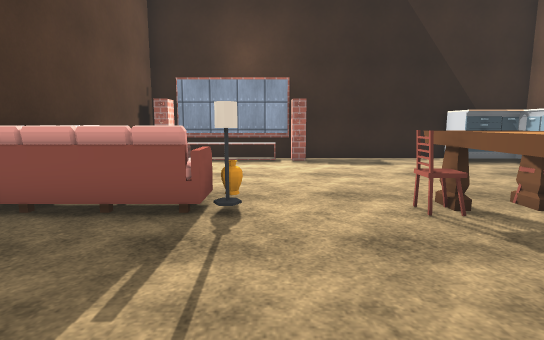
view 1 (above)

16 first-person views from a walk through a scene from a Unity 3-D project. The camera is 1.3 m above the floor, tilts 8° down and sees 80° across. The floor is counted in squares, 1 m on a side. Each view is taken from the middle of a square. On the plan, view 1 faces up. The plan holds only what a view shows up to about 14 squares ahead; the rest is blank. Some surface patterns are stand-ins.

view 2
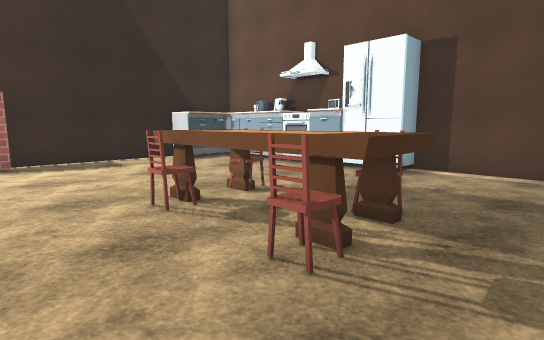

view 3
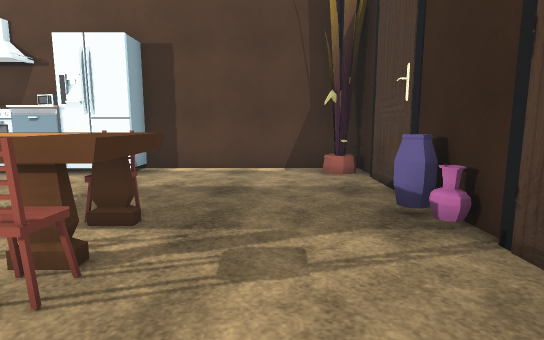

view 4
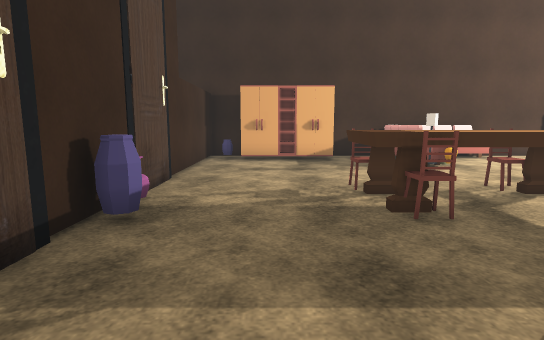

view 5
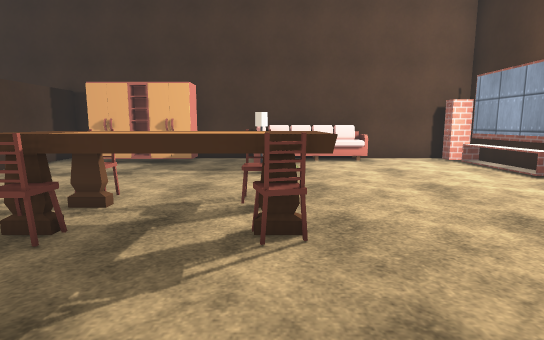

view 6
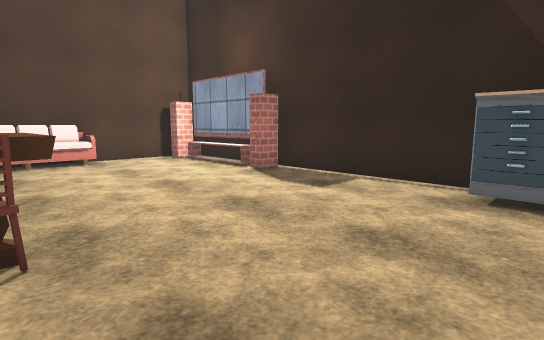

view 7
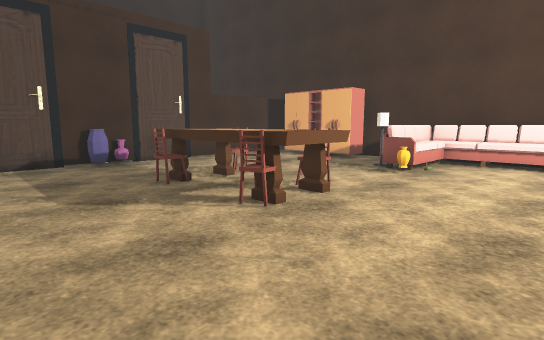

view 8
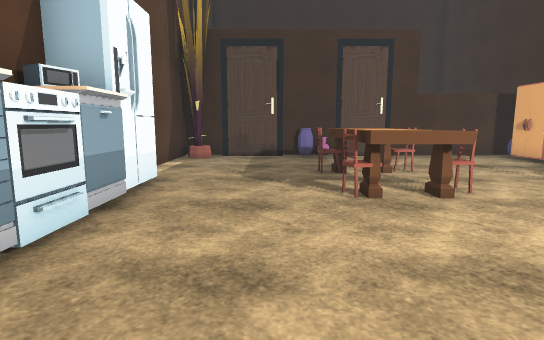

view 9
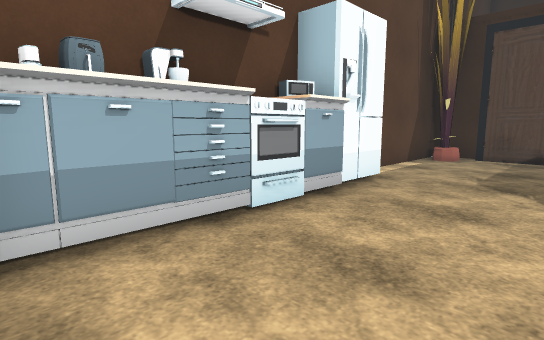

view 10
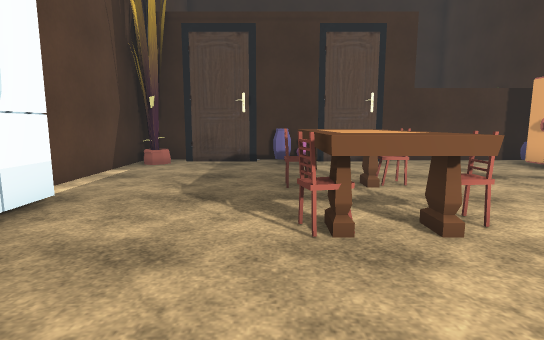

view 11
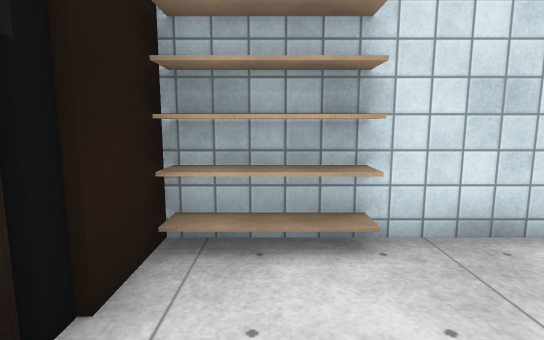

view 12
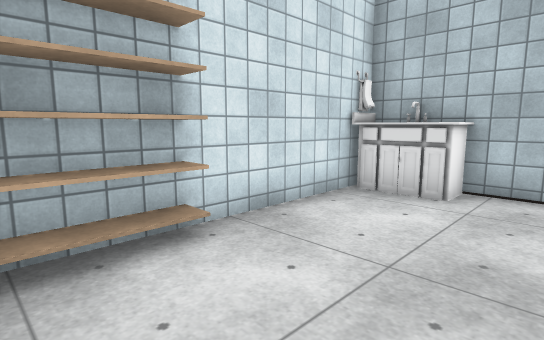

view 13
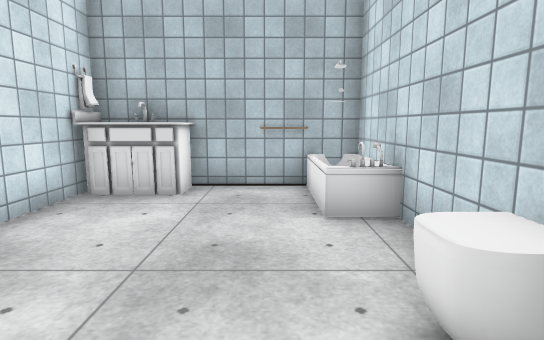

view 14
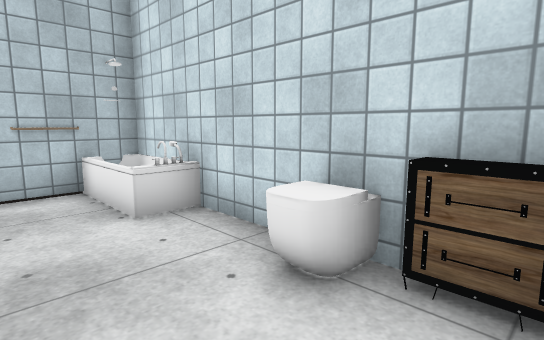

view 15
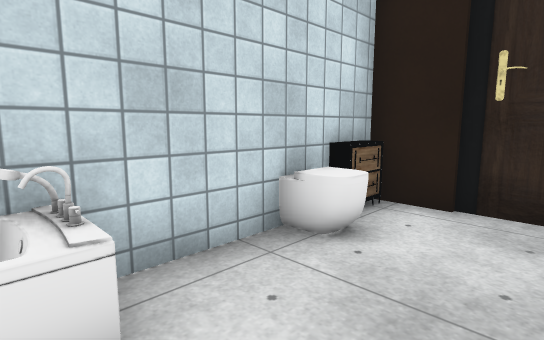

view 16
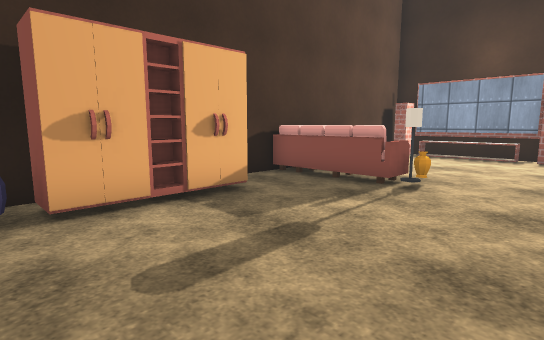

### Floor plan
Points are (right, up) in squares from view 1. A wall is a line through its corners. A room is listed if a view was taken in it or the views show most of it. See-through windows are left out.
Room 1 (views 1, 2, 3, 4, 5, 6, 7, 8, 9, 10, 16)
walls: (1.2, 12.1) (1.2, 11.4) (0.7, 11.4) (0.7, 12) (-3.6, 12) (-3.6, 11.4) (-4.1, 11.4); (4.4, -2.5) (5.6, -2.5); (-0.5, -2.5) (1.1, -2.5); (6.8, 12.5) (-4.5, 12.5) (-4.5, 1.9); (8, -2.5) (9.6, -2.5) (9.6, 3.8); (-4.5, -1) (-4.5, -2.5) (-2.4, -2.5)
low walls: (0.1, 11.4) (-3.1, 11.4); (4.1, -4.4) (5, -4.4)
ways out: opening at (6.5, -3) to room 2
objects: vase (-4, -2); sofa (-4, 5) to (-2, 8); wardrobe (-3, 1); other object (-1, -3); lamp (-1, 5); vase (-1, 6); chair (2, 2) to (3, 2); chair (2, 5) to (3, 5); other object (3, -2); table (3, 3) to (4, 4); table (3, 6) to (4, 6); other object (4, -3); vase (4, -2); chair (4, 2) to (5, 2); chair (4, 5) to (5, 5); vase (5, -2); other object (6, -2); cabinet (7, 11) to (8, 12); other object (9, -2); fridge (9, 4) to (9, 5); cabinet (9, 6) to (9, 7); stove (9, 8); cabinet (9, 9); cabinet (9, 10); cabinet (9, 11) to (9, 12)
Room 2 (views 11, 12, 13, 14, 15)
walls: (9.1, -5.1) (9.1, -4.4); (4.2, -3.4) (4.2, -9.7) (9.6, -9.7) (9.6, -2.8) (8, -2.8); (7.7, -9.9) (7.7, -8.9) (9.6, -8.9)
low walls: (4.9, -5.1) (4.1, -5.1)
ways out: opening at (6.5, -3) to room 1
objects: bathtub (5, -9) to (5, -8); other object (9, -4)

Where each view was taken, in squares from view 1:
view 1: 0 up, 0 right, facing up
view 2: 0 up, 0 right, facing up-right
view 3: 0 up, 0 right, facing right
view 4: 0 up, 9 right, facing left
view 5: 5 up, 8 right, facing left
view 6: 5 up, 8 right, facing up-left
view 7: 9 up, 8 right, facing down-left
view 8: 11 up, 6 right, facing down
view 9: 11 up, 5 right, facing down-right
view 10: 9 up, 5 right, facing down
view 11: 4 down, 6 right, facing right
view 12: 3 down, 6 right, facing down-right
view 13: 3 down, 6 right, facing down
view 14: 3 down, 7 right, facing down-left
view 15: 8 down, 7 right, facing up-left
view 16: 2 down, 2 right, facing up-left
